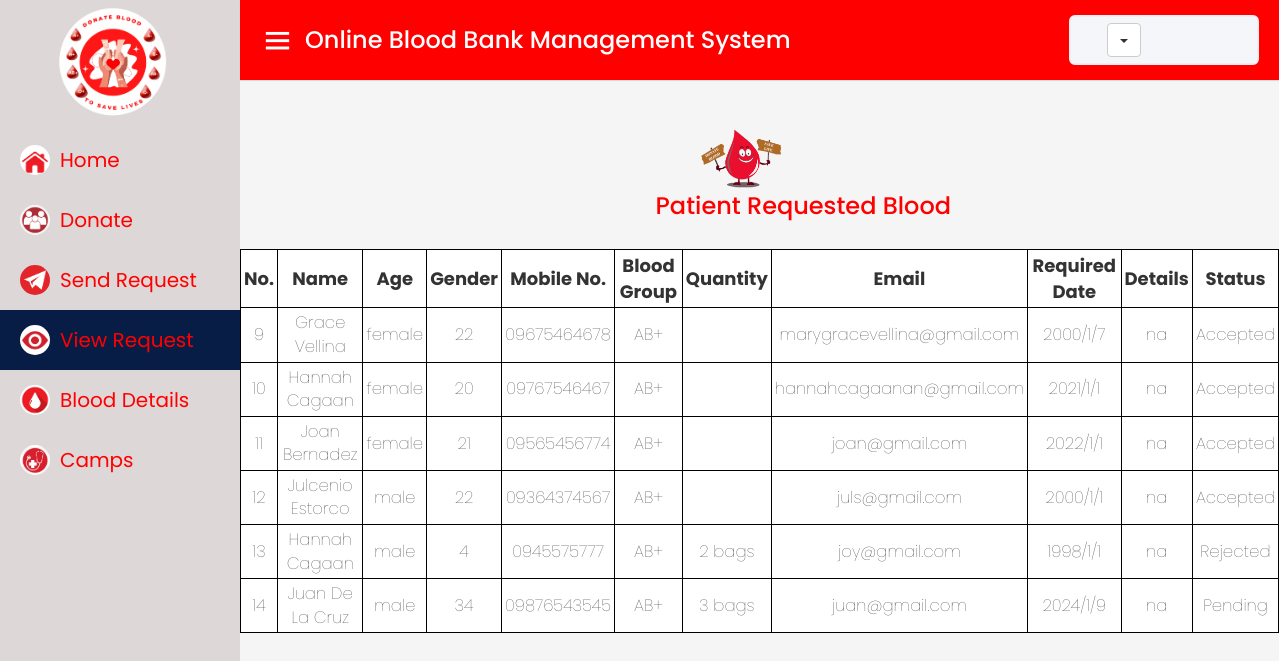
Screenshot of /User/view.php with the database file from the repository.
### tables this page shows
CREATE TABLE `requestblood` (
  `request_id` int(11) NOT NULL,
  `name` varchar(50) NOT NULL,
  `gender` varchar(50) NOT NULL,
  `age` int(11) NOT NULL,
  `mobile_number` varchar(50) NOT NULL,
  `blood_group` varchar(50) NOT NULL,
  `quantity` varchar(50) NOT NULL,
  `email` varchar(50) NOT NULL,
  `require_date` varchar(50) NOT NULL,
  `detail` varchar(50) NOT NULL,
  `status` varchar(11) NOT NULL
);

### User/view.php (the view, shortened to what this page needs)
<!DOCTYPE html>
<html lang="en" dir="ltr">
<head>
    <link rel="stylesheet" href="user.css">
    <link href='https://unpkg.com/boxicons@2.0.7/css/boxicons.min.css' rel='stylesheet'>
    <link rel="stylesheet" href="https://maxcdn.bootstrapcdn.com/bootstrap/3.4.1/css/bootstrap.min.css">
</head>
<body>
    <div class="sidebar" style="  background-color: #DDD7D7;">
        <div class="logo-details">
            <img style="width:150px; margin-left: 44px;margin-top:45px" class="logo" src="userimages/logofinal.png"
                alt="">
        </div>
        <br><br>
        <ul class="nav-links">
            <li>
                <a href="home.php">
                    <img style="width:30px;margin-left:20px ;border-radius:20px" class="logo" src="userimages/home.png"
                        alt="">
                    <span class="links_name" style="color:red;margin-left:10px">Home</span>
                </a>
            </li>
            <li>
                <a href="Donations.php">
                    <img style="width:30px;margin-left:20px ;border-radius:20px" class="logo"
                        src="userimages/donate.png" alt="">
                    <span class="links_name" style="color:red;margin-left:10px">Donate</span>
                </a>
            </li>
            <li>
                <a href="send.php">
                    <img style="width:30px;margin-left:20px ;border-radius:20px" class="logo" src="userimages/arrow.png"
                        alt="">
                    <span class="links_name" style="color:red;margin-left:10px">Send Request</span>
                </a>
            </li>
            <li>
                <a href="view.php" class="active">
                    <img style="width:30px;margin-left:20px ;border-radius:20px" class="logo" src="userimages/view.png"
                        alt="">
                    <span class="links_name" style="color:red;margin-left:10px">View Request</span>
                </a>
            </li>
            <li>
                <a href="blood.php">
                    <img style="width:30px;margin-left:20px ;border-radius:20px" class="logo" src="userimages/blood.png"
                        alt="">
                    <span class="links_name" style="color:red;margin-left:10px">Blood Details</span>
                </a>
            </li>
            <li>
                <a href="camps.php">
                    <img style="width:30px;margin-left:20px ;border-radius:20px" class="logo" src="userimages/camps.png"
                        alt="">
                    <span class="links_name" style="color:red;margin-left:10px">Camps</span>
                </a>
            </li>
            <li>
        </ul>
    </div>
    <section class="home-section">
        <nav style="background-color:red;">
            <div class="sidebar-button">
                <i class='bx bx-menu sidebarBtn'></i>
                <span class="dashboard" id="ok">Online Blood Bank Management System</span>
            </div>
            <div class="profile-details">
                <div class="dropdown">
                    <button style="margin-left:100%;" class="btn btn-default dropdown-toggle" type="button"
                        data-toggle="dropdown">
                        <span class="caret"></span></button>
                </div>
            </div>
        </nav>
        <section><br><br><br><br><br>
            <img src="userimages/send.png" style="width: 130px;margin-left:42%;" />
            <h2 style="margin-left:40%; margin-top: -17px; color: red; font-size: 24px;">Patient Requested Blood</h2><br>
            <?php
require_once('./includes/db_connect.inc');
$qry="select * from requestblood where request_id";
$result=mysqli_query($conn,$qry);
echo"<table border='2'>
<tr>
<tr>
<th>No.</th>
<th>Name</th>
<th>Age</th>
<th>Gender</th>
<th>Mobile No.</th>
<th>Blood Group</th>
<th>Quantity</th>
<th>Email</th>
<th>Required Date</th>
<th>Details</th>
<th>Status</th>
</tr>";
while($row=mysqli_fetch_array($result)){
  echo"<tr>
  <td>".$row['request_id']."</td>
  <td>".$row['name']."</td>
  <td>".$row['gender']."</td>
  <td>".$row['age']."</td>
  <td>".$row['mobile_number']."</td>
  <td>".$row['blood_group']."</td>
  <td>".$row['quantity']."</td>
  <td>".$row['email']."</td>
  <td>".$row['require_date']."</td>
  <td>".$row['detail']."</td>
  <td>".$row['status']."</td>
</tr>";
}
?>
        </section>
</body>
</html>

### User/user.css (style rules this page uses)
* { margin: 0; padding: 0; box-sizing: border-box; font-family: 'Poppins', sans-serif; }
.sidebar { position: fixed; height: 100%; width: 240px; background: #0A2558; transition: all 0.5s ease; }
.sidebar .logo-details { height: 80px; display: flex; align-items: center; }
.sidebar .nav-links { margin-top: 10px; }
.sidebar .nav-links li { position: relative; list-style: none; height: 60px; }
.sidebar .nav-links li a { height: 100%; width: 100%; display: flex; align-items: center; text-decoration: none; transition: all 0.4s ease; }
.sidebar .nav-links li a.active { background: #081D45; }
.sidebar .nav-links li a .links_name { color: #fff; font-size: 20px; font-weight: 400; white-space: nowrap; }
.home-section { position: relative; background: #f5f5f5; min-height: 100vh; width: calc(100% - 240px); left: 240px; transition: all 0.5s ease; }
.home-section nav { display: flex; justify-content: space-between; height: 80px; background: #fff; display: flex; align-items: center; position: fixed; width: calc(100% - 240px); left: 240px; z-index: 100; padding: 0 20px; box-shadow: 0 1px 1px rgba(0, 0, 0, 0.1); transition: all 0.5s ease; }
.home-section nav .sidebar-button { display: flex; align-items: center; font-size: 24px; font-weight: 500; color: white; }
nav .sidebar-button i { font-size: 35px; margin-right: 10px; }
.home-section nav .profile-details { display: flex; align-items: center; background: #F5F6FA; border: 2px solid #EFEEF1; border-radius: 6px; height: 50px; min-width: 190px; padding: 0 15px 0 2px; }

### User/view.php (style rules this page uses)
table { background-color: white; font-size: large; border: 1px solid black; }
td { background-color: white; border: 1px solid black; }
th, td { font-weight: bold; border: 1px solid black; padding: 3px; text-align: center; }
td { font-weight: lighter; font-size: 16.5px; }

### rows the page displays
requestblood: request_id "9", name "Grace Vellina", gender "female", age "22", mobile_number "09675464678", blood_group "AB+", email "marygracevellina@gmail.com", require_date "2000/1/7", detail "na", status "Accepted"
requestblood: request_id "10", name "Hannah Cagaan", gender "female", age "20", mobile_number "09767546467", blood_group "AB+", email "hannahcagaanan@gmail.com", require_date "2021/1/1", detail "na", status "Accepted"
requestblood: request_id "11", name "Joan Bernadez", gender "female", age "21", mobile_number "09565456774", blood_group "AB+", email "joan@gmail.com", require_date "2022/1/1", detail "na", status "Accepted"
requestblood: request_id "12", name "Julcenio Estorco", gender "male", age "22", mobile_number "09364374567", blood_group "AB+", email "juls@gmail.com", require_date "2000/1/1", detail "na", status "Accepted"
requestblood: request_id "13", name "Hannah Cagaan", gender "male", age "4", mobile_number "0945575777", blood_group "AB+", quantity "2 bags", email "joy@gmail.com", require_date "1998/1/1", detail "na", status "Rejected"
requestblood: request_id "14", name "Juan De La Cruz", gender "male", age "34", mobile_number "09876543545", blood_group "AB+", quantity "3 bags", email "juan@gmail.com", require_date "2024/1/9", detail "na", status "Pending"
